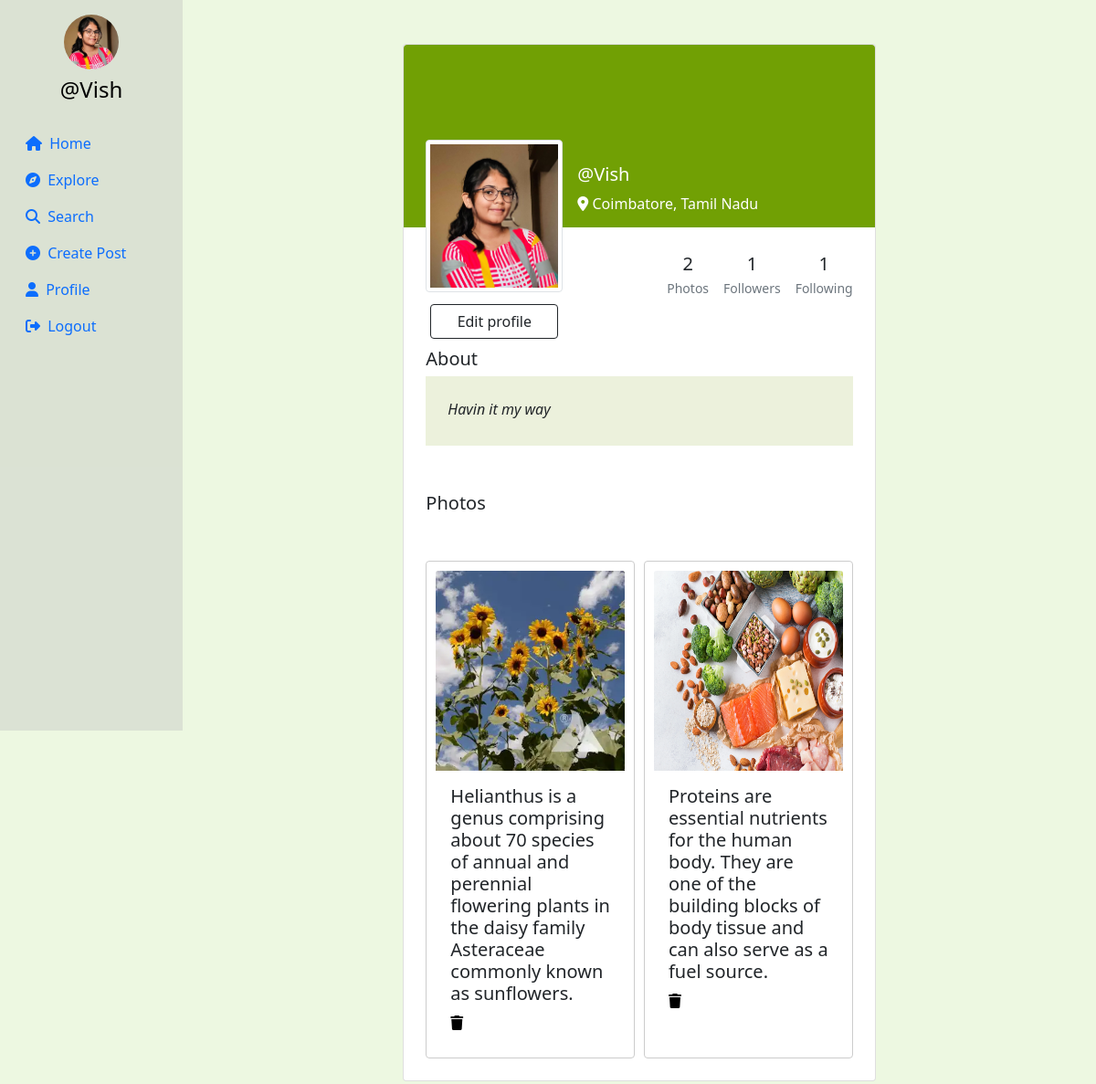
The page /profile/Vish (signed in) on the database its author committed.
### userauth/models.py (models this page shows, shortened)
class Profile(models.Model):
    user = models.ForeignKey(User, on_delete=models.CASCADE)
    id_user = models.IntegerField(primary_key=True, default=0)
    bio = models.TextField(blank=True, default='')
    profileimg = models.ImageField(upload_to='profile_images', default='blank-profile-picture.png')
    location = models.CharField(max_length=100, blank=True, default='')

class Post(models.Model):
    id = models.UUIDField(primary_key=True, default=uuid.uuid4)
    user = models.CharField(max_length=100)
    image = models.ImageField(upload_to='post_images')
    caption = models.TextField()
    created_at = models.DateTimeField(default=datetime.now)
    no_of_likes = models.IntegerField(default=0)

### userauth/views.py (the view)
# urls.py: path('profile/<str:id_user>', views.profile),
@login_required(login_url='/loginn')
def profile(request,id_user):
    user_object = User.objects.get(username=id_user)
    print(user_object)
    profile = Profile.objects.get(user=request.user)
    user_profile = Profile.objects.get(user=user_object)
    user_posts = Post.objects.filter(user=id_user).order_by('-created_at')
    user_post_length = len(user_posts)
    follower = request.user.username
    user = id_user
    if Followers.objects.filter(follower=follower, user=user).first():
        follow_unfollow = 'Unfollow'
    else:
        follow_unfollow = 'Follow'
    user_followers = len(Followers.objects.filter(user=id_user))
    user_following = len(Followers.objects.filter(follower=id_user))
    context = {
        'user_object': user_object,
        'user_profile': user_profile,
        'user_posts': user_posts,
        'user_post_length': user_post_length,
        'profile': profile,
        'follow_unfollow':follow_unfollow,
        'user_followers': user_followers,
        'user_following': user_following,
    }
    if request.user.username == id_user:
        if request.method == 'POST':
            if request.FILES.get('image') == None:
             image = user_profile.profileimg
             bio = request.POST['bio']
             location = request.POST['location']
             user_profile.profileimg = image
             user_profile.bio = bio
             user_profile.location = location
             user_profile.save()
            if request.FILES.get('image') != None:
             image = request.FILES.get('image')
             bio = request.POST['bio']
             location = request.POST['location']
             user_profile.profileimg = image
             user_profile.bio = bio
             user_profile.location = location
             user_profile.save()
            return redirect('/profile/'+id_user)
        else:
            return render(request, 'profile.html', context)
    return render(request, 'profile.html', context)

### templates/profile.html (shortened to what this page needs)
{% load static %}
<!DOCTYPE html>
<html lang="en">
<head>
    <link rel="stylesheet" href="https://maxcdn.bootstrapcdn.com/bootstrap/4.5.2/css/bootstrap.min.css">
    <link href="https://cdn.jsdelivr.net/npm/bootstrap@5.0.2/dist/css/bootstrap.min.css" rel="stylesheet"
>
    <link rel="stylesheet" href="{% static 'css/app.css' %}">
</head>
<head>
</head>
<body>
    {% load static %}
    <div class="container-fluid">
        <div class="row">
            <nav class="col-md-2 d-none d-md-block sidebar" style="position: fixed;">
                <div class="text-center mt-3">
                    <img src="{{profile.profileimg.url}}" alt="Profile Picture" class="profile-pic">
                    <h4 class="mt-2"><a href="/profile/{{user}}" style="text-decoration:none;">@{{user}}</a></h4>
                </div>
                <ul class="nav flex-column mt-4">
                    <li class="nav-item">
                        <a class="nav-link active" href="/">
                            <i class="fa-solid fa-house mr-1"></i> Home
                        </a>
                    </li>
                    <li class="nav-item">
                        <a class="nav-link" href="/explore">
                            <i class="fa-solid fa-compass mr-1"></i> Explore
                        </a>
                    </li>
                    <li class="nav-item">
                        <a class="nav-link" href="#" data-bs-toggle="modal" data-bs-target="#exampleModal3">
                            <i class="fa-solid fa-magnifying-glass mr-1"></i> Search
                        </a>
                    </li>
                    <li class="nav-item">
                        <a class="nav-link" href="#" data-bs-toggle="modal" data-bs-target="#exampleModal2"
                            data-bs-whatever="@getbootstrap">
                            <i class="fa-solid fa-circle-plus mr-1"></i> Create Post
                        </a>
                    </li>
                    <li class="nav-item">
                        <a class="nav-link" href="/profile/{{user}}">
                            <i class="fa-solid fa-user mr-1"></i> Profile
                        </a>
                    </li>
                    <li class="nav-item">
                        <a class="nav-link" href="/logout">
                            <i class="fa-solid fa-right-from-bracket mr-1"></i> Logout
                        </a>
                    </li>
                </ul>
            </nav>
            {% load static %}
            <main role="main" class="col-md-9 ml-sm-auto col-lg-10 px-md-4">
                <section class="gradient-custom-2">
                    <div class="container py-5">
                        <div class="row d-flex justify-content-center align-items-center h-100">
                            <div class="col col-lg-9 col-xl-7">
                                <div class="card">
                                    <div class="rounded-top text-white d-flex flex-row"
                                        style="background:rgb(113, 160, 4); height:200px;">
                                        <div class="ms-4  d-flex flex-column" style="width: 150px; margin-top:5rem;">
                                            <img src="{{user_profile.profileimg.url}}" alt="Generic placeholder image"
                                                class="img-fluid img-thumbnail mt-4 mb-2"
                                                style="width: 150px; z-index: 1">
                                            {% if user == user_profile.user %}
                                            <button type="button" class="btn btn-outline-dark"
                                                data-mdb-ripple-color="dark" style="z-index: 1; margin: 5px;"
                                                data-bs-toggle="modal" data-bs-target="#exampleModal1"
                                                data-bs-whatever="@getbootstrap">
                                                Edit profile
                                            </button>
                                            {% endif %}
                                        </div>
                                        <div class="ms-3" style="margin-top: 130px;">
                                            <h5>@{{user_profile.user}}</h5>
                                            <p><i class="fa-solid fa-location-dot"></i> {{user_profile.location}}</p>
                                        </div>
                                    </div>
                                    <div class="p-4 text-black" style="background-color: white;">
                                        <div class="d-flex justify-content-end text-center py-1">
                                            <div>
                                                <p class="mb-1 h5">{{user_post_length}}</p>
                                                <p class="small text-muted mb-0">Photos</p>
                                            </div>
                                            <div class="px-3">
                                                <p class="mb-1 h5">{{user_followers}}</p>
                                                <p class="small text-muted mb-0">Followers</p>
                                            </div>
                                            <div>
                                                <p class="mb-1 h5">{{user_following}}</p>
                                                <p class="small text-muted mb-0">Following</p>
                                            </div>
                                        </div>
                                    </div>
                                    <div class="card-body p-4 text-black">
                                        <div class="mb-5">
                                            <p class="lead fw-normal mb-1">About</p>
                                            <div class="p-4" style="background-color: #ebf0d9e9;">
                                                <p class="font-italic mb-1">{{user_profile.bio}}</p>
                                            </div>
                                        </div>
                                        <div class="mb-5">
                                            <p class="lead fw-normal mb-1">Photos</p>
                                        </div>
                                        <div class="image-grid">
                                            {% for pos in user_posts %}
                                            <div class="card image-item">
                                                <img src="{{pos.image.url}}" class="card-img-top" alt="..."
                                                    style="width: 219px;height: 219px;">
                                                <div class="card-body">
                                                    <h5 class="card-title">{{pos.caption}}</h5>
                                                    {% if user == user_profile.user %} <a href=" /delete/{{pos.id}} "><i
                                                            class="fa-solid fa-trash"></i></a>
                                                    {% endif %}
                                                </div>
                                            </div>
                                            {% endfor %}
                                        </div>
                                    </div>
                                </div>
                            </div>
                        </div>
                    </div>
                </section>
            </main>
        </div>
    </div>
</body>
</html>

### templates/profile.html (style rules this page uses)
.sidebar { background-color: rgba(191, 191, 190, 0.386); height: 100vh; color: rgb(114, 24, 63); }
.profile-pic { width: 60px; height: 60px; border-radius: 50%; object-fit: cover; }
a { color: black; }
.image-grid { display: grid; grid-template-columns: repeat(auto-fill, minmax(200px, 1fr)); gap: 10px; }
.image-item { border: 1px solid #ccc; padding: 10px; }
.image-item img { max-width: 100%; height: auto; }
body { background-color: #e7f6d6b9; }

### rows shown on the page
Profile: profileimg (picture), user "Vish", location "Coimbatore, Tamil Nadu", bio "Havin it my way"
Post: image (picture), caption "Helianthus is a genus comprising about 70 species of annual and perennial flowering plants in the daisy family Asteraceae commonly known as sunflowers."
Post: image (picture), caption "Proteins are essential nutrients for the human body. They are one of the building blocks of body tissue and can also serve as a fuel source."

### other values the page prints
{{ user }} "Vish"
{{ user_post_length }} "2"
{{ user_followers }} "1"
{{ user_following }} "1"
